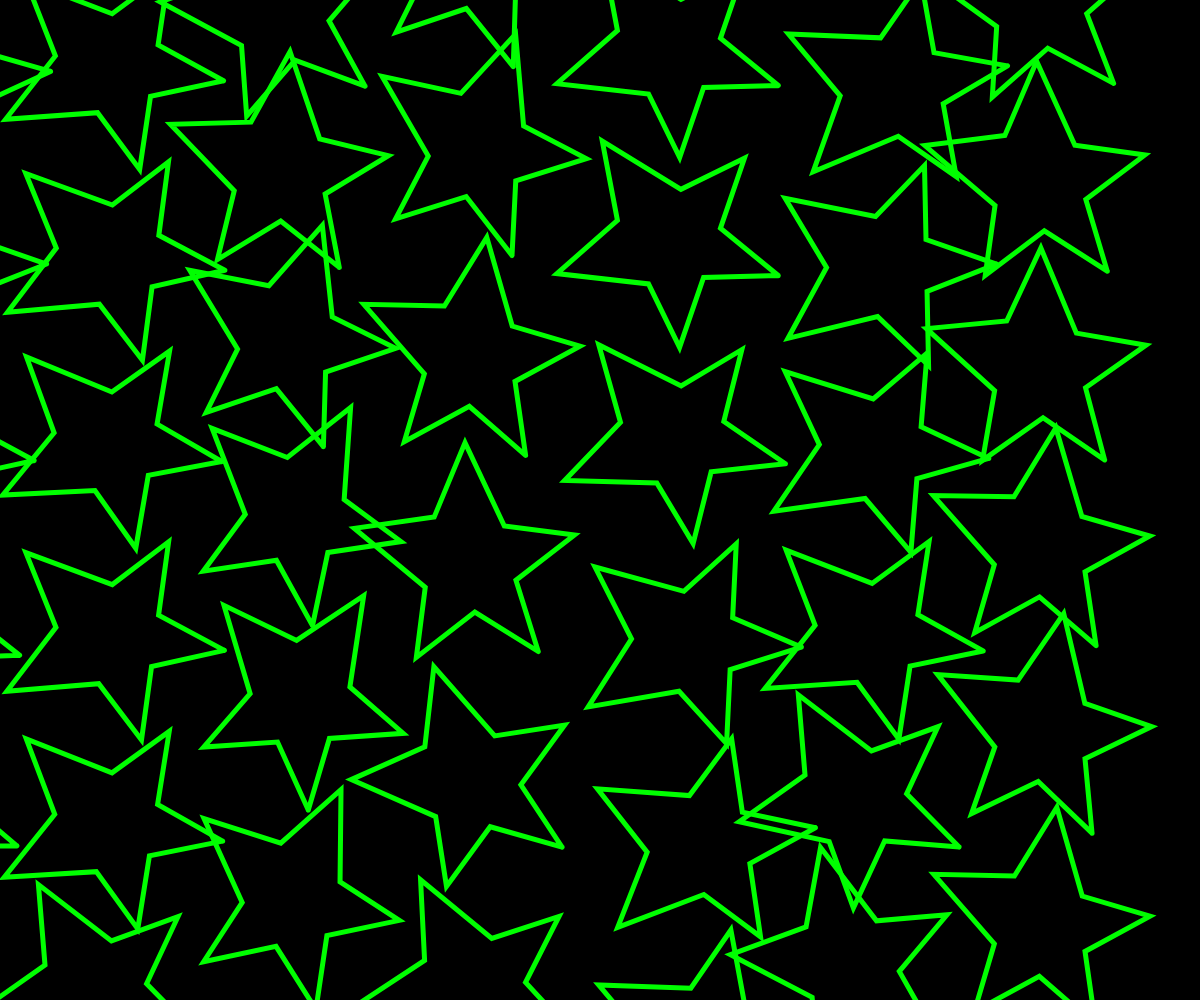
Frame 1 (no input)
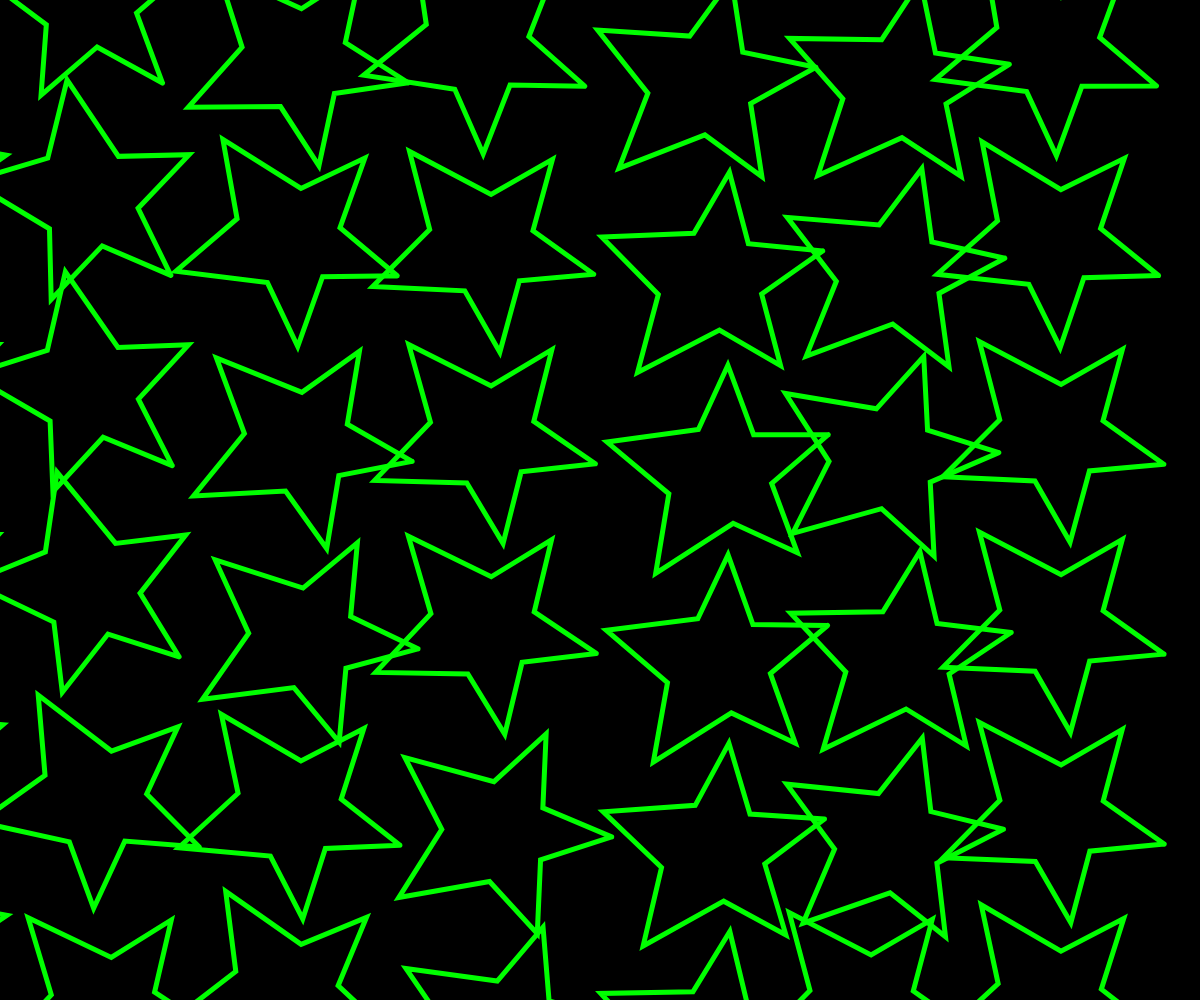
Frame 2 (the mouse pressed at the canvas centre, redrawn once)

The p5.js sketch that drew these frames (run headless with seeded random() and noise() and a simulated clock; the mouse was pressed at the canvas centre and the sketch redrawn once):

// p5.js sketch
// ── sketch.js


let xPos;
let yPos;

let seed = 36748;
let inc = .08;
let noiseVal ;
let bDoExportSvg = false;

function setup() {
  createCanvas(windowWidth, windowHeight);
  xPos = 75;
  yPos = 75;
  noiseVal = random()
  noLoop();
}


function star5(x, y){

  strokeWeight(5);
  stroke(0, 255, 0);
  noFill();
  let rot = 3 * PI / 2 * noise(noiseVal);
  noiseVal += inc;
  rotate(rot);
  beginShape();

  vertex(xPos, yPos - 120);
  vertex(xPos + 26, yPos - 50);
  vertex(xPos + 100, yPos - 50);
  vertex(xPos + 50, yPos);
  vertex(xPos + 70, yPos + 90);
  vertex(xPos, yPos + 50);
  vertex(xPos - 70, yPos + 90);
  vertex(xPos - 50, yPos);
  vertex(xPos - 100, yPos - 50);
  vertex(xPos - 26, yPos - 50);
  vertex(xPos, yPos - 120)

  endShape();
}

function keyPressed() {
  if (key == "r"){
    seed = floor(random(13001));
  }
    if (key == 's'){ 
    bDoExportSvg = true; 
    redraw();
  }
}

function draw() {
  if (bDoExportSvg){
    beginRecordSvg("myPlot"+seed+".svg");
  }
  background(0);
  let offSet = -40
  for(let x = 0; x < width - offSet; x += 190){
    for (let y = 0; y < height - offSet; y += 190){
  push();
  translate(x, y);
  star5();
  pop();
    }
  }
  if (bDoExportSvg){
  endRecordSvg();
  bDoExportSvg = false;
  }
}




/*
vertex(xPos, yPos - 120);
  vertex(xPos + 26, yPos - 50);
    vertex(xPos + 26, yPos - 50);
    vertex(xPos + 100, yPos - 50);
vertex(xPos + 100, yPos - 50);
  vertex(xPos + 50, yPos);
   vertex(xPos + 50, yPos);
    vertex(xPos + 70, yPos + 90);
vertex(xPos + 70, yPos + 90);
  vertex(xPos, yPos + 50);
    vertex(xPos, yPos + 50);
     vertex(xPos - 70, yPos + 90);
vertex(xPos - 70, yPos + 90);
  vertex(xPos - 50, yPos);
   vertex(xPos - 50, yPos);
    vertex(xPos - 100, yPos - 50);
vertex(xPos - 100, yPos - 50);
  vertex(xPos - 26, yPos - 50);
    vertex(xPos - 26, yPos - 50);
    vertex(xPos, yPos - 120)
*/
